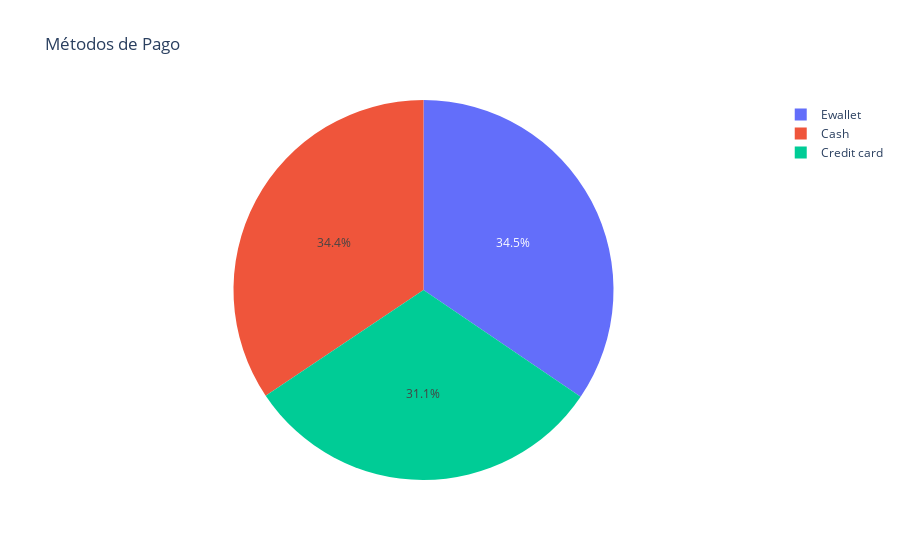

Notebook code for this chart:
### Code cell
fig_metodos_pago = px.pie(values=metodos_pago.values, names=metodos_pago.index, title='Métodos de Pago')
# fig_metodos_pago = px.pie(
#     values=metodos_pago['count'],
#     names=metodos_pago['Payment'],
#     title='Métodos de Pago'
# )
fig_metodos_pago.show()

### Figure 1 — Plotly figure (JSON) as saved in the notebook; plotly's stock layout.template omitted (floating-point values rounded to 4 significant figures)
{"data": [{"domain": {"x": [0, 1], "y": [0, 1]}, "hovertemplate": "label=%{label}<br>value=%{value}<extra></extra>", "labels": ["Ewallet", "Cash", "Credit card"], "legendgroup": "", "name": "", "showlegend": true, "type": "pie", "values": [345, 344, 311]}], "layout": {"legend": {"tracegroupgap": 0}, "title": {"text": "Métodos de Pago"}}}
